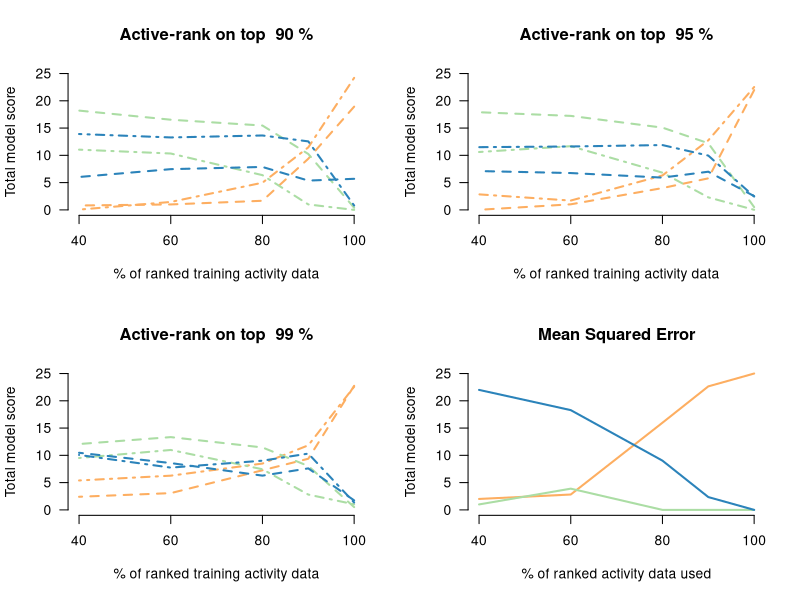

Write R code to recreate this figure.
# With DL, uncomment next line
# res = read.csv('models_final_dl/loss_summary.csv')
# pdf('figures_dl/Overall_Results.pdf')

# No DL:
res = read.csv('models_final/loss_summary.csv')
pdf('figures/Overall_Results.pdf',width=(18.9/2.4))


DO_DL = FALSE

models = c('dl_l','rf','ridge','svr')
model_names=c('Deep Learning','Random Forests','Ridge Regression','Support Vector Machines')


library(RColorBrewer)
cols = brewer.pal(n = 4, name = 'Spectral')

frac_fits = as.character(c(1,0.9,0.8,0.6,0.4))
losses = c('mse','min','avg')
## Just going to plot with gamma == 0.99
gammas = as.character(c(90,95,99))
names(cols) = models
ys = array(dim = length(frac_fits))
names(ys) = frac_fits
up_ys = c(25,25,25); names(up_ys)=gammas
line_types = c(2,4)

par(mfrow=c(2,2),bty='n',las=1)
for(g in gammas){
  plot(NA,NA,xlim=c(0.4,1), ylim=c(0,up_ys[g]), main=paste('Active-rank on top ',g, '%'),
       xlab='% of ranked training activity data',ylab='Total model score',xaxt='n')
  axis(1,at=c(0.4,.6,.8,1), labels = 100*c(0.4,.6,.8,1))
  for (m in models){
    if(DO_DL | (!DO_DL & m != 'dl_l')){
      c = 1
      for(l in losses){
        if(l != 'mse'){
          for(f in frac_fits){
            ind = intersect(intersect(grep(l, res$losses), grep(g, res$losses)), grep(f, res$losses))
            ys[f] = res[ind,m]
          }
          lines(frac_fits, ys, lty=line_types[c], col=cols[m],lwd=2)
          c = c+1
        }
        
      }
    }
  }
}

l='mse'
plot(NA,NA,xlim=c(0.4,1), ylim=c(0,25), main='Mean Squared Error',
     xlab='% of ranked activity data used',ylab='Total model score',xaxt='n')
axis(1,at=c(0.4,.6,.8,1), labels = 100*c(0.4,.6,.8,1))
for (m in models){
  if(DO_DL | (!DO_DL & m != 'dl_l')){
    for(f in frac_fits){
      ind = intersect(grep(l, res$losses), grep(f, res$losses))
      ys[f] = res[ind,m]
    }
    lines((frac_fits), ys, lty=1, col=cols[m],lwd=2)
  }
}
dev.off()
#legend('topright',col=cols,legend = model_names,lwd=3,
#       cex=1,bty='n')
